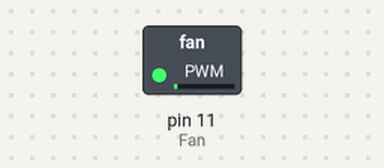
The sketch below on a simulated Arduino Uno, built with avr-gcc and run on an emulated ATmega328P. Shown: switched loads named in the sketch (green lamp = pin HIGH).

Above: at 0.05 s.
At 1.6 s:
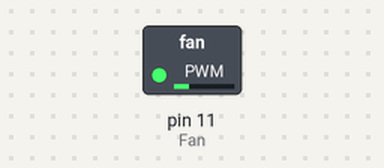
At 3.2 s:
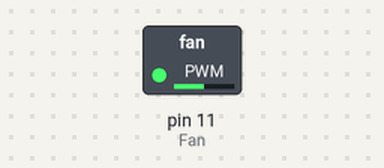
At 6.35 s:
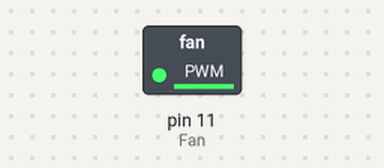
Timing chart, 0 to 8.3 s (numbered marks = the images above):
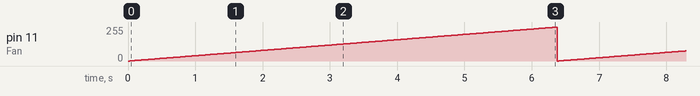

The sketch:

3-3_Fan.ino
```cpp
int Fan = 11;

void setup() {
  pinMode(Fan, OUTPUT);
}

void loop() {
  for (int i = 0; i < 255; i++) {
    int Fan_Val = i;
    analogWrite(Fan, Fan_Val);
    delay(25);
  }
}
```

Measured:
- by itself, pin 11 (Fan): ramps from 0/255 to 254/255 and jumps back, once every 6.4 s
